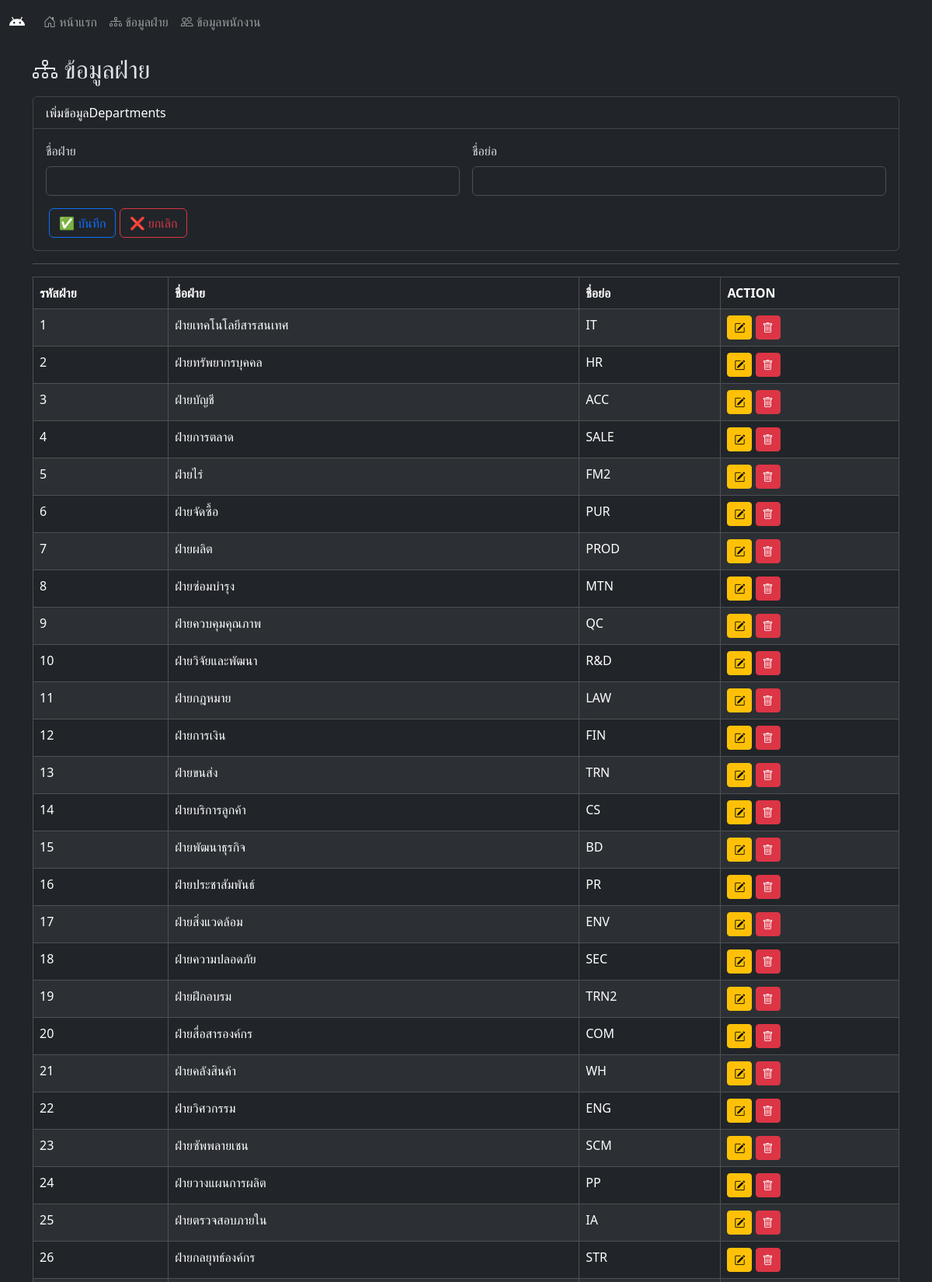
Screenshot of /day2/emp/departments.php (upper part) with the database file from the repository.
### tables this page shows
CREATE TABLE `departments` (
  `id` int(11) NOT NULL,
  `name_th` varchar(100) NOT NULL,
  `short_name` varchar(20) NOT NULL
);

### day2/emp/departments.php (the view, shortened to what this page needs)
<?php
require 'cnn_db.php';
?>
<!DOCTYPE html>
<html lang="en" data-bs-theme="dark">
<head>
    <link href="https://cdn.jsdelivr.net/npm/bootstrap@5.3.3/dist/css/bootstrap.min.css" rel="stylesheet">
    <link rel="stylesheet" href="https://cdn.jsdelivr.net/npm/bootstrap-icons@1.11.3/font/bootstrap-icons.css">
    <link href="https://cdn.datatables.net/v/dt/jq-3.7.0/jszip-3.10.1/dt-2.3.2/b-3.2.4/b-html5-3.2.4/datatables.min.css" rel="stylesheet">
</head>
</head>
<body>
    <?php include_once('nav.php'); ?>
    <div class="container" style="padding-top:70px">
        <h2 class="mb-3"><i class="bi bi-diagram-3"></i> ข้อมูลฝ่าย</h2>
        <div class="card">
            <div class="card-header bg-dark text-white">
                เพิ่มข้อมูลDepartments
            </div>
            <div class="card-body">
                <form action="insert_departments.php" method="post" class="row g-3">
                    <div class="col-md-6 mb-3">
                        <label class="form-label">ชื่อฝ่าย</label>
                        <input type="text" name="name_th" id="name_th" class="form-control" required>
                    </div>
                    <div class="col-md-6 mb-3">
                        <label class="form-label">ชื่อย่อ</label>
                        <input type="text" name="short_name" id="short_name" class="form-control">
                    </div>
                    <div class="row">
                        <div class="col-12">
                            <button type="submit" class="btn btn-outline-primary">✅ บันทึก</button>
                            <button type="reset" class="btn btn-outline-danger">❌ ยกเลิก</button>
                        </div>
                    </div>
                </form>
            </div>
        </div>
        <hr>
        <div class="table-responsive">
            <table class="table table-dark table-hover table-striped table-bordered" id="departmentsTable">
                <thead>
                    <tr>
                        <th class="text-start">รหัสฝ่าย</th>
                        <th>ชื่อฝ่าย</th>
                        <th>ชื่อย่อ</th>
                        <th>ACTION</th>
                    </tr>
                </thead>
                <?php
                $sql = "SELECT * FROM departments";
                $result = mysqli_query($conn, $sql);
                ?>
                <tbody>
                    <?php if ($result && mysqli_num_rows($result) > 0): ?>
                        <?php while ($row = mysqli_fetch_assoc($result)): ?>
                            <tr>
                                <td class="text-start"><?= $row['id'] ?></td>
                                <td><?= $row['name_th'] ?></td>
                                <td><?= $row['short_name'] ?></td>
                                <td class="text-nowrap">
                                    <a href="edit_departments.php?id_edit=<?= $row['id'] ?>" class="btn btn-sm btn-warning"><i class="bi bi-pencil-square"></i></a>
                                    <a href="javascript:void(0);"
                                        class="btn btn-sm btn-danger btn-delete"
                                        data-id="<?= $row['id'] ?>"
                                        data-name="<?= $row['name_th'] ?>">
                                        <i class="bi bi-trash"></i>
                                    </a>
                                </td>
                            </tr>
                        <?php endwhile; ?>
                    <?php else: ?>
                        <tr>
                            <td colspan="3" class="text-center py-4">ยังไม่มีข้อมูล</td>
                        </tr>
                    <?php endif; ?>
                </tbody>
            </table>
        </div>
    </div>
</body>
</html>

### rows the page displays
departments: id "1", name_th "ฝ่ายเทคโนโลยีสารสนเทศ", short_name "IT"
departments: id "2", name_th "ฝ่ายทรัพยากรบุคคล", short_name "HR"
departments: id "3", name_th "ฝ่ายบัญชี", short_name "ACC"
departments: id "4", name_th "ฝ่ายการตลาด", short_name "SALE"
departments: id "5", name_th "ฝ่ายไร่", short_name "FM2"
departments: id "6", name_th "ฝ่ายจัดซื้อ", short_name "PUR"
departments: id "7", name_th "ฝ่ายผลิต", short_name "PROD"
departments: id "8", name_th "ฝ่ายซ่อมบำรุง", short_name "MTN"
departments: id "9", name_th "ฝ่ายควบคุมคุณภาพ", short_name "QC"
departments: id "10", name_th "ฝ่ายวิจัยและพัฒนา", short_name "R&D"
departments: id "11", name_th "ฝ่ายกฎหมาย", short_name "LAW"
departments: id "12", name_th "ฝ่ายการเงิน", short_name "FIN"
departments: id "13", name_th "ฝ่ายขนส่ง", short_name "TRN"
departments: id "14", name_th "ฝ่ายบริการลูกค้า", short_name "CS"
departments: id "15", name_th "ฝ่ายพัฒนาธุรกิจ", short_name "BD"
departments: id "16", name_th "ฝ่ายประชาสัมพันธ์", short_name "PR"
departments: id "17", name_th "ฝ่ายสิ่งแวดล้อม", short_name "ENV"
departments: id "18", name_th "ฝ่ายความปลอดภัย", short_name "SEC"
departments: id "19", name_th "ฝ่ายฝึกอบรม", short_name "TRN2"
departments: id "20", name_th "ฝ่ายสื่อสารองค์กร", short_name "COM"
departments: id "21", name_th "ฝ่ายคลังสินค้า", short_name "WH"
departments: id "22", name_th "ฝ่ายวิศวกรรม", short_name "ENG"
departments: id "23", name_th "ฝ่ายซัพพลายเชน", short_name "SCM"
departments: id "24", name_th "ฝ่ายวางแผนการผลิต", short_name "PP"
departments: id "25", name_th "ฝ่ายตรวจสอบภายใน", short_name "IA"
departments: id "26", name_th "ฝ่ายกลยุทธ์องค์กร", short_name "STR"
